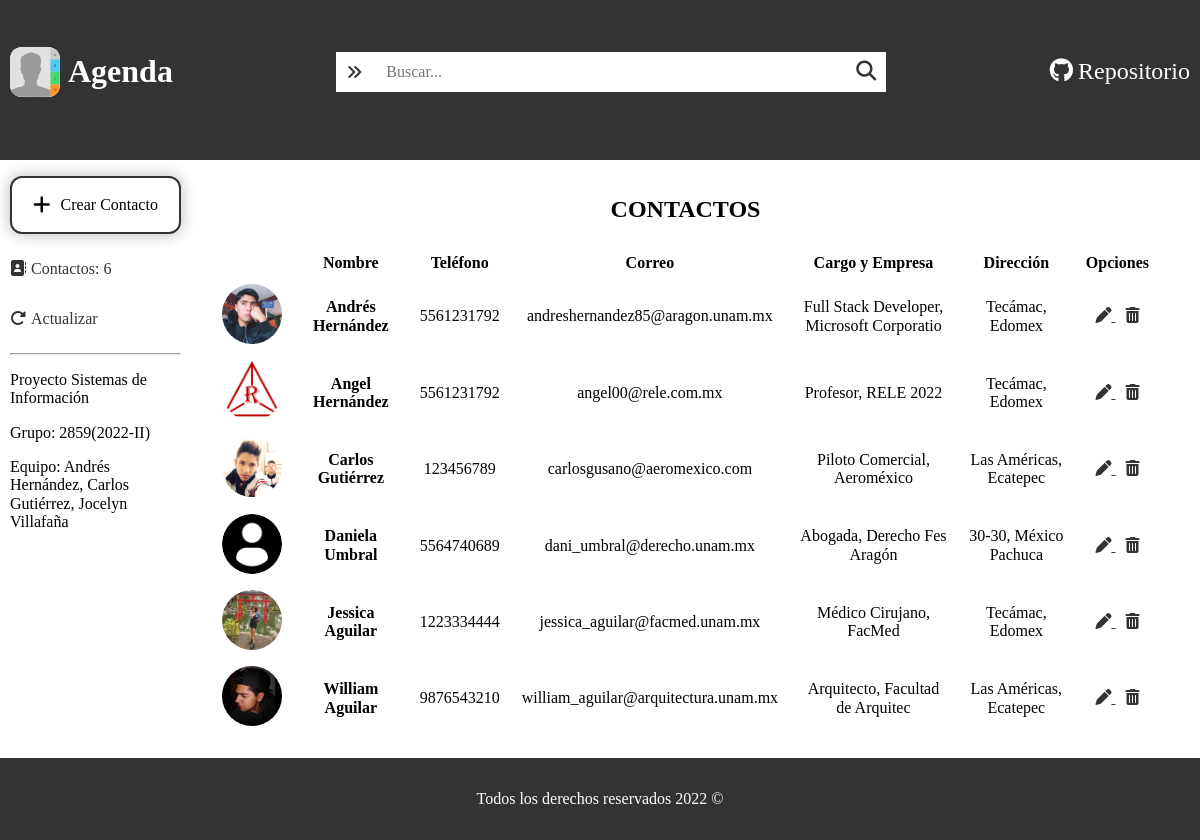
The app's page /admin/index.php with its own data.
### tables this page shows
CREATE TABLE `contactos` (
  `id` int(10) unsigned NOT NULL AUTO_INCREMENT,
  `nombre` varchar(20) NOT NULL,
  `apellido` varchar(20) NOT NULL,
  `empresa` varchar(20) DEFAULT NULL,
  `cargo` varchar(30) DEFAULT NULL,
  `correo` varchar(100) NOT NULL,
  `tel` varchar(15) DEFAULT NULL,
  `dir` varchar(100) NOT NULL,
  `img` varchar(200) DEFAULT NULL,
  PRIMARY KEY (`id`)
);

### includes/funciones.php (called while the page is built)
<?php
function incluirTemplate( $nombre ){
    include "../includes/templates/${nombre}.php";
}

### admin/index.php (the view, shortened to what this page needs)
<?php
$db = conectarDB();
$consulta = "SELECT * FROM contactos order by nombre;";
$resultado = mysqli_query($db,$consulta);
require '../includes/funciones.php';
incluirTemplate('header');
?>
        <main class="contenedor seccion">
            <div class="contenido-main">
                <?php incluirTemplate('nav');?>
                <div class="contactos">
                    <h2>CONTACTOS</h2>
                    <table class="tabla">
                        <tr>
                            <td></td>
                            <th scope="row">Nombre</th>
                            <th>Teléfono</th>
                            <th>Correo</th>
                            <th>Cargo y Empresa</th>
                            <th>Dirección</th>
                            <th>Opciones</th>
                        </tr>
                        <?php while($row = mysqli_fetch_assoc($resultado)): ?>
                        <tr>
                          <td>
                              <img src="<?php
                              if  ($row['img']==NULL){
                                echo "../build/img/agregar_imagen.png";
                              }else{
                                echo "../user/img/".$row['img'];
                              }
                              ?>" alt="Foto_Perfil">
                          </td>
                          <th><?php echo $row['nombre']." ".$row['apellido'];?></th>
                          <td><?php echo $row['tel'];?></td>
                          <td><?php echo $row['correo'];?></td>
                          <td><?php echo $row['cargo'].", ".$row['empresa'];?></td>
                          <td><?php echo $row['dir'];?></td>
                          <td>
                              <div class="opciones">
                                <a href="editar.php?id=<?php echo$row['id'] ?>">
                                    <span><i class="fa-solid fa-pen"></i></span>
                                </a>
                                <a href="eliminar.php?id=<?php echo$row['id'] ?>">
                                    <span><i class="fa-solid fa-trash-can"></i></span>
                                </a>
                              </div>
                           </td>
                        </tr>
                        <?php endwhile; ?>
                    </table>
                </div>
            </div>
        </main>
<?php
incluirTemplate('footer');
?>

### includes/templates/header.php (shortened to what this page needs)
<!DOCTYPE html>
<html lang="en">
    <head>
        <link rel="stylesheet" href="../build/css/style.css">
        <link rel="stylesheet" href="../build/css/normalize.css">
    </head>
    <body>
        <header class="header">
            <div class="contenedor contenido-header">
                <div class="barra">
                    <div class="logotipo">
                        <a href="index.php">
                            <img src="../build/img/logo.svg" alt="Logotipo">
                            <h1>Agenda</h1>
                        </a>
                    </div>
                    <div class="buscador">
                        <form action="buscar.php" method = "get">
                            <div class="buscador-box">
                                <span class="icon"><i class="fa-solid fa-angles-right"></i></span>
                                <input type="Buscar" placeholder="Buscar..." id="Buscar" name="buscar">
                                <button type="submit" class ="icon"><span><i class="fa fa-search fa-lg"></i></span></button>
                            </div>
                        </form>
                    </div>
                    <div class="redes-sociales">
                        <a href="https://github.com/AndresHernandez1105/CRUD_SI/tree/main"><span><i class="fa-brands fa-github"></i></span><p>Repositorio</p></a>
                    </div>
                </div>
            </div>
        </header>

### includes/templates/nav.php
<div class="navegacion">
                    <a href="contacto.php" class="boton"><i class="fas fa-plus fa-lg"></i> <p>Crear Contacto</p></a>
                    <div class="nav">
                        <div class="actualizar">
                            <span><i class="fa-solid fa-address-book"></i></span>
                            <p>Contactos:
                            <?php
                            $db = conectarDB();
                            $query = "SELECT count(*) from contactos";
                            $resultado = mysqli_query($db,$query);
                            $row = mysqli_fetch_assoc($resultado);
                            $cantidad = $row['count(*)'];
                            echo $cantidad;
                            ?>
                            </p>
                        </div>
                        <div class="actualizar">
                            <a href="../admin/index.php">
                                <span><i class="fa-solid fa-rotate-right"></i></span>
                                <p>Actualizar</p>
                            </a>
                        </div>
                    </div>
                    <hr>
                    <div class="info">
                        <p>Proyecto Sistemas de Información</p>
                        <p>Grupo: 2859(2022-II)</p>
                        <p>Equipo: Andrés Hernández, Carlos Gutiérrez, Jocelyn Villafaña</p>
                    </div>
                </div>

### includes/templates/footer.php (shortened to what this page needs)
        <footer class="seccion">
            <p class="copyright">Todos los derechos reservados 2022 &copy;</p>
        </footer>
    </body>
</html>

### build/css/style.css (style rules this page uses)
:root { --fuente_principal: 'Lato',sans-serif; --color_fondo: #333333; --color_1: #FFFFFF; --color_2: #000000; }
.contenedor { padding: 0 10px; margin: 0; }
.boton { background-color: var(--color_1); border: 2px solid var(--color_fondo); color: var(--color_2); padding: 15px 32px; text-align: center; text-decoration: none; display: inline-block; font-size: 16px; border-radius: 12px; -webkit-transition-duration: 0.4s; transition-duration: 0.4s; box-shadow: 0 0 16px rgb(0 0 0 / 28%); }
.header { background-color: var(--color_fondo); padding: 1rem 0 3rem 0; }
.header .barra { display: flex; flex-direction: column; padding-top: 1rem; }
@media (min-width: 768px) { .header .barra { flex-direction: row; justify-content: space-between; align-items: center; } }
.header a { color: var(--color_1); text-decoration: none; font-size: 1rem; display: flex; flex-direction: row; align-items: center; }
.header .logotipo img { height: 50px; width: 50px; padding: 0px 8px 0px 0px; }
.header .buscador { margin: 0; padding: 0 30px; }
.buscador .buscador-box { width: 550px; height: 40px; background: var(--color_1); display: grid; grid-template-columns: repeat(3,1fr); grid-gap:10px; grid-auto-rows: minmax(100px,auto); -webkit-border-radius: 10px; -moz-border-radius: 10px; border-radius: 10px; }
.buscador input#Buscar { width: 450px; height: 40px; border: none; margin: 0; padding: 0; }
.buscador .icon { background-color: var(--color_1); border: none; text-align: center; text-decoration: none; color: var(--color_fondo); height: 40px; padding: 0 10px; display: flex; align-items: center; }
.header .redes-sociales a { font-size: 1.5rem; }
.header .redes-sociales a p { padding: 0 0 0 5px; }
.contenido-main { display: flex; flex-direction: row; padding: 1rem 0; }
.navegacion { width: 15%; }
.navegacion .boton { display: flex; flex-direction: row; align-items: center; padding: 2px; justify-content: center; }
.navegacion .boton i { padding: 0 10px 0 0; }
.navegacion .nav { padding: 10px 0 0 0; }
.navegacion .actualizar, .navegacion .actualizar a { color: var(--color_fondo); display: flex; flex-direction: row; align-items: center; text-decoration: none; }
.navegacion .actualizar p { padding: 0 0 0 5px; }
.contactos { width: 85%; padding: 0 20px; display: flex; flex-direction: column; align-items: center; }
.contactos .tabla { table-layout: auto; width: 100%; border-collapse: separate; border-spacing: 20px 10px; text-align: center; }
.contactos .tabla img { width: 60px; height: 60px; border-radius: 50%; }
.contactos .tabla .opciones a { color: var(--color_fondo); padding: 5px; }
.contactos h2 { text-align: center; }
footer { padding: 1rem 0; background-color: var(--color_fondo); color: var(--color_1); }
footer .copyright { text-align: center; }

### records on screen
contactos: img (picture), nombre "Andrés", apellido "Hernández", tel "5561231792", correo "andreshernandez85@aragon.unam.mx", cargo "Full Stack Developer", empresa "Microsoft Corporatio", dir "Tecámac, Edomex"
contactos: img (picture), nombre "Angel", apellido "Hernández", tel "5561231792", correo "angel00@rele.com.mx", cargo "Profesor", empresa "RELE 2022", dir "Tecámac, Edomex"
contactos: img (picture), nombre "Carlos", apellido "Gutiérrez", tel "123456789", correo "carlosgusano@aeromexico.com", cargo "Piloto Comercial", empresa "Aeroméxico", dir "Las Américas, Ecatepec"
contactos: nombre "Daniela", apellido "Umbral", tel "5564740689", correo "dani_umbral@derecho.unam.mx", cargo "Abogada", empresa "Derecho Fes Aragón", dir "30-30, México Pachuca"
contactos: img (picture), nombre "Jessica", apellido "Aguilar", tel "1223334444", correo "jessica_aguilar@facmed.unam.mx", cargo "Médico Cirujano", empresa "FacMed", dir "Tecámac, Edomex"
contactos: img (picture), nombre "William", apellido "Aguilar", tel "9876543210", correo "william_aguilar@arquitectura.unam.mx", cargo "Arquitecto", empresa "Facultad de Arquitec", dir "Las Américas, Ecatepec"

### other values on screen
$cantidad "6"
